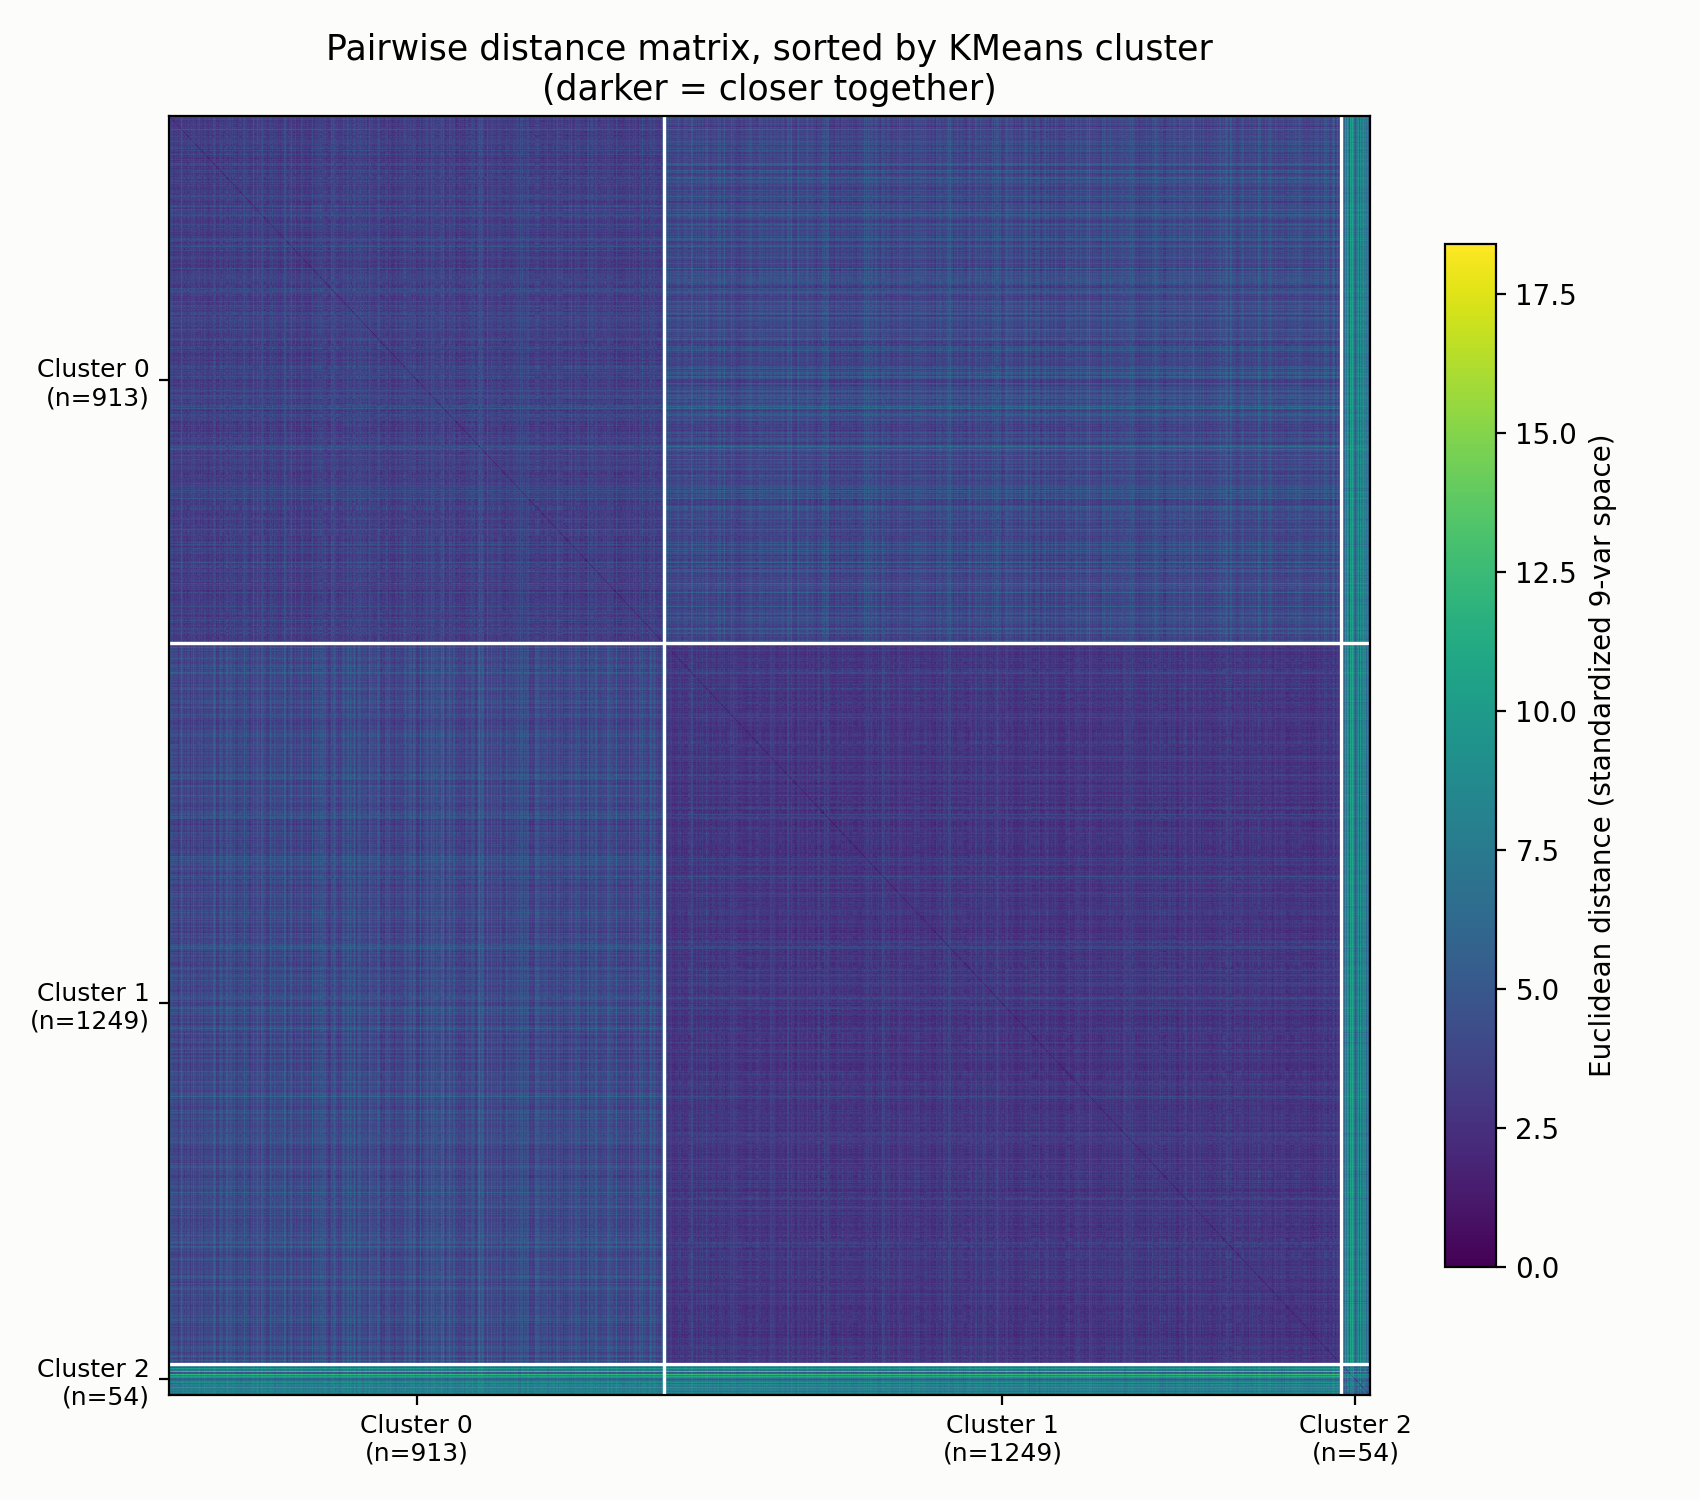

Write Python code to recreate this figure.
"""
Stage 1b: pairwise Euclidean distance matrix on the standardized 9-variable
space (clustering_base.py's preprocessing), rows/columns sorted by KMeans
cluster label, visualized as a heatmap.

Output: distance_heatmap.png
"""
import os
import re

import matplotlib.pyplot as plt
import numpy as np
import pandas as pd
from scipy.spatial.distance import pdist, squareform
from sklearn.preprocessing import StandardScaler

OUT_DIR = os.path.dirname(os.path.abspath(__file__))
DATA_PATH = "/n/groups/patel/chandrima/final_df.csv"


def sanitize_column_name(col):
    return re.sub(r"[\[\]<]", "", col)


CPEPTIDE_COL = sanitize_column_name("import_c_peptide, C peptide [Mass/volume] in Seru")
INSULIN_COL = sanitize_column_name("import_insulin, Insulin [Units/volume] in Serum o")
BMI_COL = "bmi_vsorres, BMI"
CREATININE_COL = sanitize_column_name("import_creatinine, Creatinine [Mass/volume] in Se")
URINE_ALBUMIN_COL = sanitize_column_name("import_urine_albumin, Albumin [Mass/volume] in Ur")
URINE_CREATININE_COL = sanitize_column_name("import_urine_creatinine, Creatinine [Mass/volume]")
TRIGLYCERIDES_COL = sanitize_column_name("import_triglycerides, Triglyceride [Mass/volume] ")
HDL_COL = sanitize_column_name("import_hdl_cholesterol, Cholesterol in HDL [Mass/")
CRP_COL = sanitize_column_name("import_crp_hs, C reactive protein [Mass/volume] i")
FEATURE_COLS = ["age", BMI_COL, INSULIN_COL, CPEPTIDE_COL, CREATININE_COL, "uacr", TRIGLYCERIDES_COL, HDL_COL, CRP_COL]
LOG_COLS = {INSULIN_COL, CPEPTIDE_COL, CREATININE_COL, "uacr", TRIGLYCERIDES_COL, CRP_COL}

df = pd.read_csv(DATA_PATH)
df.columns = [sanitize_column_name(c) for c in df.columns]
df["uacr"] = df[URINE_ALBUMIN_COL] / df[URINE_CREATININE_COL].replace(0, np.nan)
df = df.dropna(subset=FEATURE_COLS).reset_index(drop=True)

assignments = pd.read_csv(os.path.join(OUT_DIR, "clustering_base_assignments.csv"))
id_col = "participant_id" if "participant_id" in df.columns else df.columns[0]
df = df.merge(assignments[[id_col, "kmeans_cluster"]], on=id_col)
print(f"n={len(df)}")

X = df[FEATURE_COLS].copy()
for c in LOG_COLS:
    X[c] = np.log1p(X[c])
X_scaled = StandardScaler().fit_transform(X)

order = df.sort_values("kmeans_cluster").index.to_numpy()
dist_matrix = squareform(pdist(X_scaled, metric="euclidean"))
dist_sorted = dist_matrix[np.ix_(order, order)]
cluster_sorted = df.loc[order, "kmeans_cluster"].to_numpy()

fig, ax = plt.subplots(figsize=(8.5, 7.5), facecolor="#fcfcfb")
im = ax.imshow(dist_sorted, cmap="viridis", aspect="auto")
cbar = fig.colorbar(im, ax=ax, shrink=0.8)
cbar.set_label("Euclidean distance (standardized 9-var space)", fontsize=10)

boundaries = np.where(np.diff(cluster_sorted) != 0)[0] + 1
for b in boundaries:
    ax.axhline(b, color="white", linewidth=1.2)
    ax.axvline(b, color="white", linewidth=1.2)

tick_positions, tick_labels = [], []
start = 0
for cl in sorted(df["kmeans_cluster"].unique()):
    count = (cluster_sorted == cl).sum()
    tick_positions.append(start + count / 2)
    tick_labels.append(f"Cluster {cl}\n(n={count})")
    start += count
ax.set_xticks(tick_positions); ax.set_xticklabels(tick_labels, fontsize=9)
ax.set_yticks(tick_positions); ax.set_yticklabels(tick_labels, fontsize=9)
ax.set_title("Pairwise distance matrix, sorted by KMeans cluster\n(darker = closer together)", fontsize=12.5)
fig.tight_layout()
fig.savefig(os.path.join(OUT_DIR, "distance_heatmap.png"), dpi=200, facecolor=fig.get_facecolor())
plt.close(fig)
print("saved distance_heatmap.png")
